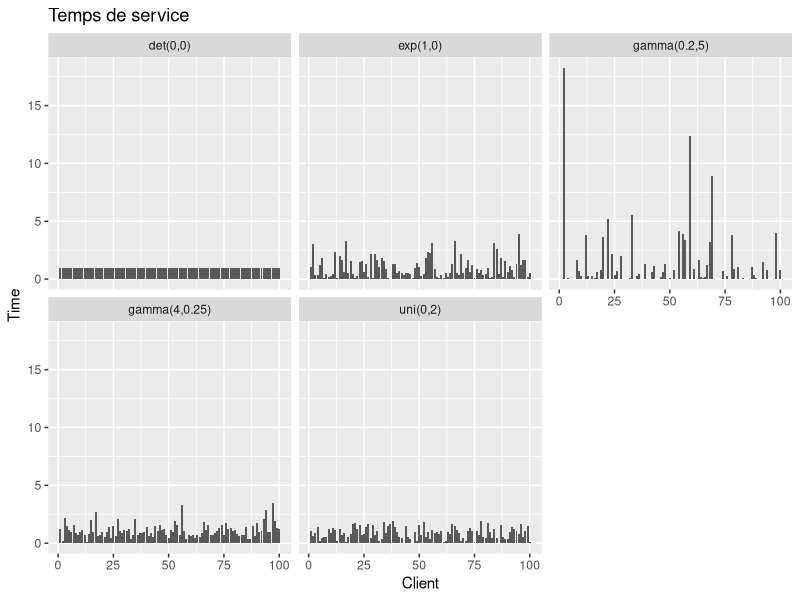
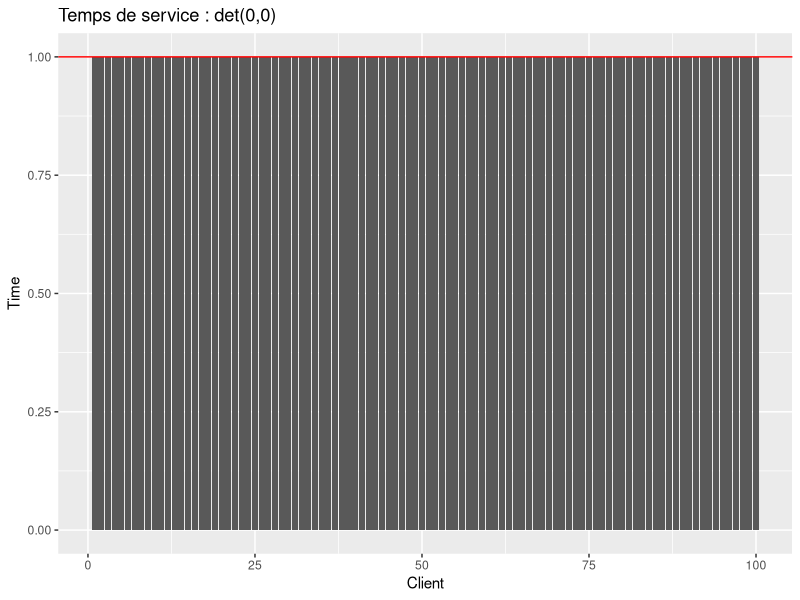
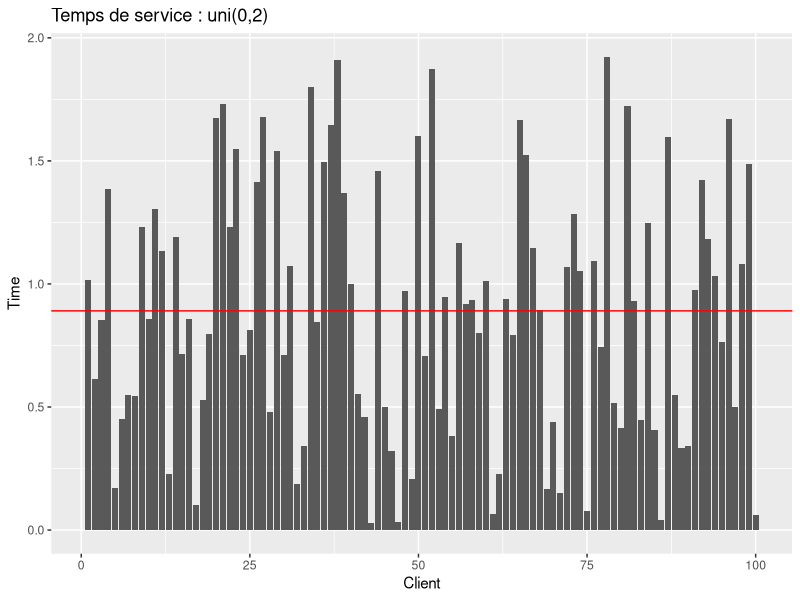
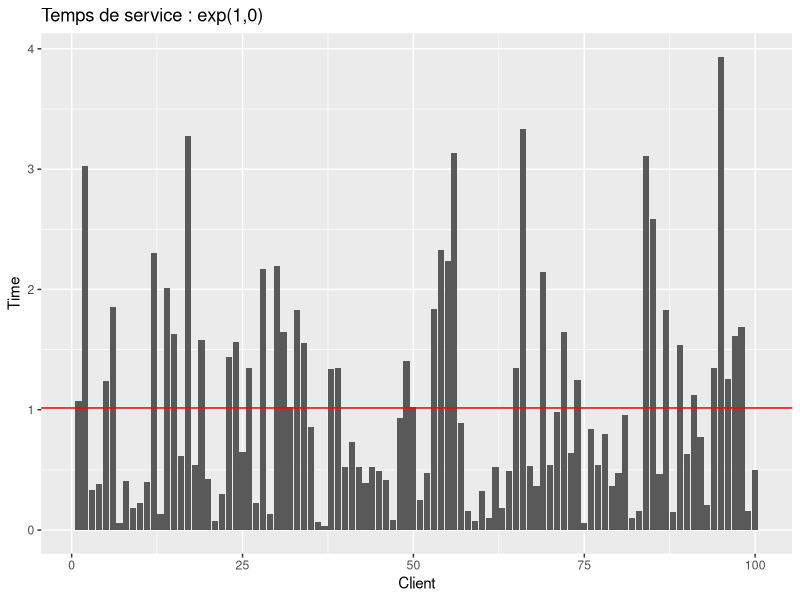
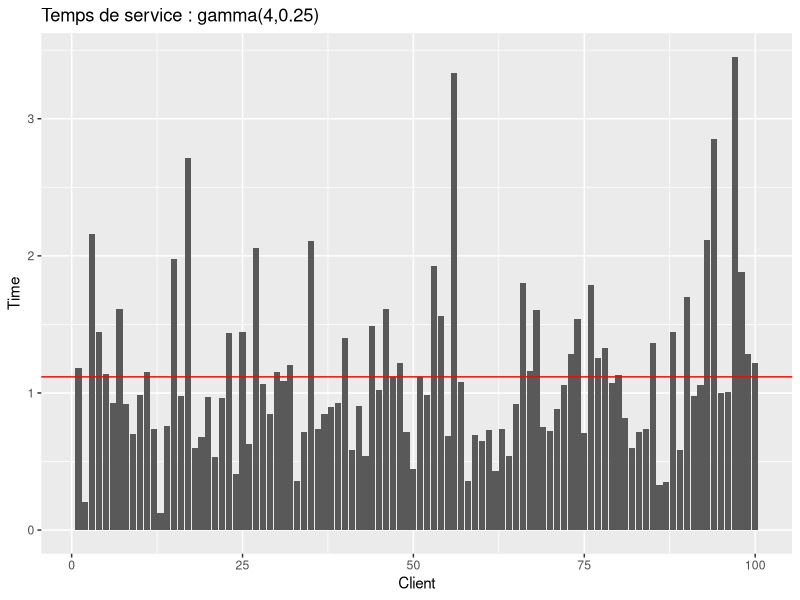
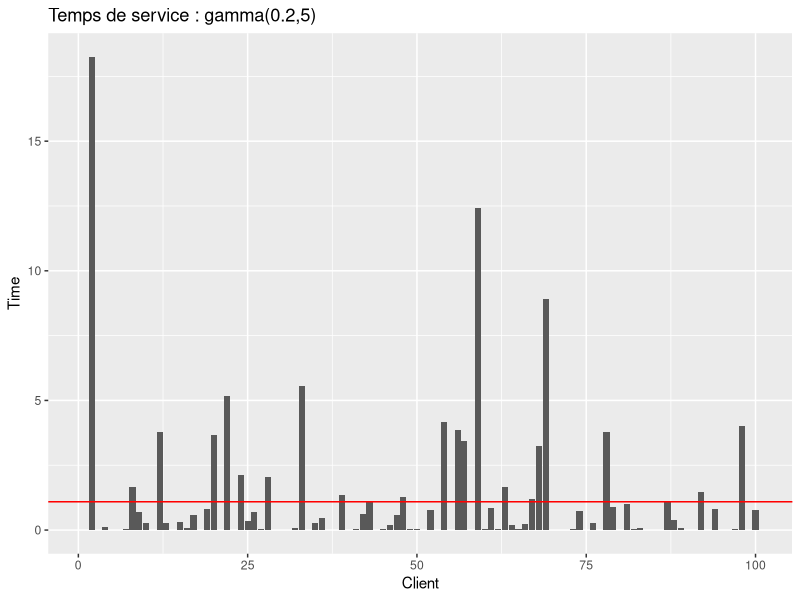
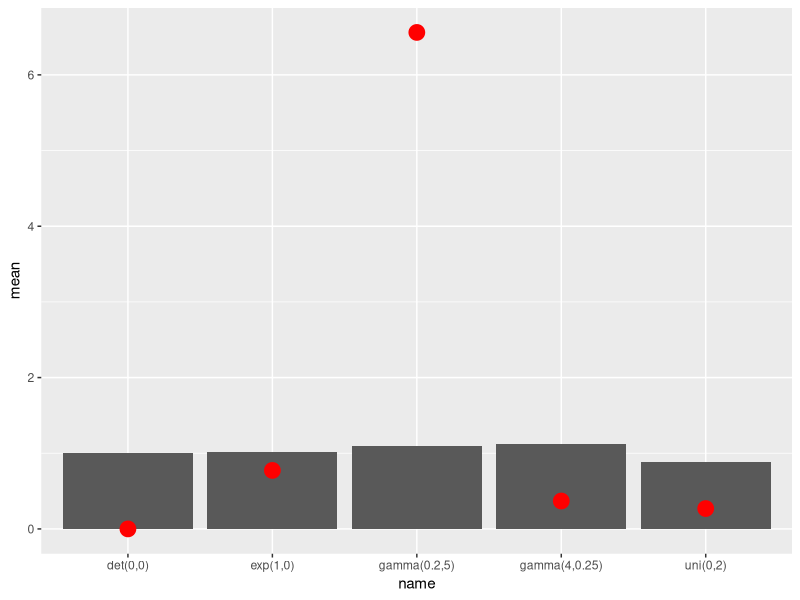
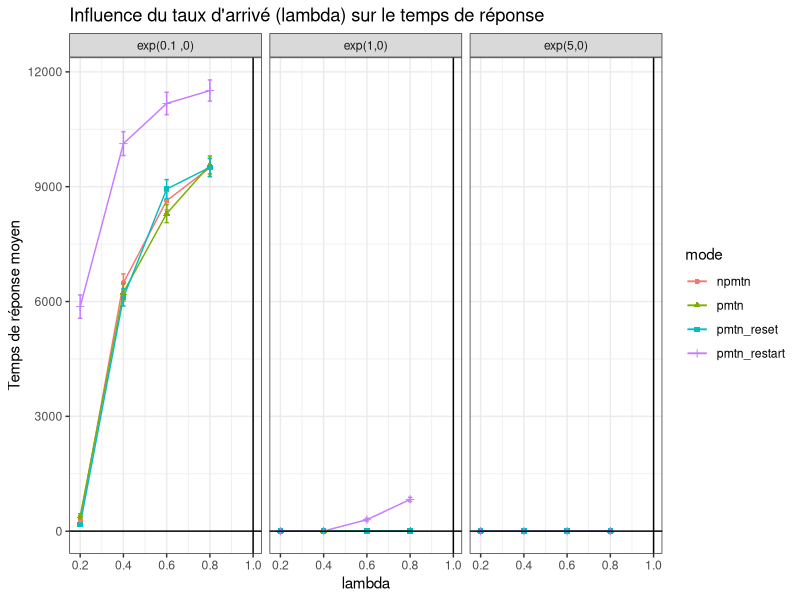

Generate these figures, in order, with R:
## ---- chunk 1
set.seed(10)
library(plyr)
library(ggplot2)

Service <- function(n=1,typeservice,x,y) {
# genere un temps de service
  switch(typeservice,
         det = rep(1,n),
         uni = runif(n,x,y),
         gamma = rgamma(n,shape=x,scale=y),
         exp = rexp(n,x)
         )
}

## ---- chunk 2
set.seed(10)

laws        = data.frame()
laws        = rbind(laws, data.frame(name="det(0,0)", fun="det", x=0, y=0))
laws        = rbind(laws, data.frame(name="uni(0,2)", fun="uni", x=0, y=2))
laws        = rbind(laws, data.frame(name="exp(1,0)", fun="exp", x=1, y=0))
laws        = rbind(laws, data.frame(name="gamma(4,0.25)", fun="gamma", x=4, y=0.25))
laws        = rbind(laws, data.frame(name="gamma(0.2,5)", fun="gamma", x=0.2, y=5))

n = 100
df = data.frame()

for (law in 1:nrow(laws)) {
  tmp = data.frame(value=Service(n, typeservice=as.character(laws[law,]$fun), laws[law,]$x, laws[law,]$y))
  tmp$id  = 1:length(tmp$value)  
  tmp$name = laws[law,]$name
  
  df = rbind(df, tmp)
}

## ---- chunk 3

ggplot(data=df, aes(x=id, y=value)) + 
  geom_bar(data=df,stat="identity", position="identity") + 
  #geom_hline(yintercept = mean(df$value), color="red") +
  facet_wrap(~name) +
  ylab("Time") + xlab("Client") + 
  ggtitle("Temps de service")


## ---- chunk 4

fun = df[df$name=="det(0,0)",]
ggplot(data=fun, aes(x=id, y=value)) + 
  geom_bar(data=fun,stat="identity", position="identity") + 
  geom_hline(yintercept = mean(fun$value), color="red") +
  ylab("Time") + xlab("Client") + 
  ggtitle(paste("Temps de service", as.character(fun[1,]$name), sep=" : "))

## ---- chunk 5

fun = df[df$name=="uni(0,2)",]
ggplot(data=fun, aes(x=id, y=value)) + 
  geom_bar(data=fun,stat="identity", position="identity") + 
  geom_hline(yintercept = mean(fun$value), color="red") +
  ylab("Time") + xlab("Client") + 
  ggtitle(paste("Temps de service", as.character(fun[1,]$name), sep=" : "))
## ---- chunk 6

fun = df[df$name=="exp(1,0)",]
ggplot(data=fun, aes(x=id, y=value)) + 
  geom_bar(data=fun,stat="identity", position="identity") + 
  geom_hline(yintercept = mean(fun$value), color="red") +
  ylab("Time") + xlab("Client") + 
  ggtitle(paste("Temps de service", as.character(fun[1,]$name), sep=" : "))
## ---- chunk 7

fun = df[df$name=="gamma(4,0.25)",]
ggplot(data=fun, aes(x=id, y=value)) + 
  geom_bar(data=fun,stat="identity", position="identity") + 
  geom_hline(yintercept = mean(fun$value), color="red") +
  ylab("Time") + xlab("Client") + 
  ggtitle(paste("Temps de service", as.character(fun[1,]$name), sep=" : "))
## ---- chunk 8

fun = df[df$name=="gamma(0.2,5)",]
ggplot(data=fun, aes(x=id, y=value)) + 
  geom_bar(data=fun,stat="identity", position="identity") + 
  geom_hline(yintercept = mean(fun$value), color="red") +
  ylab("Time") + xlab("Client") + 
  ggtitle(paste("Temps de service", as.character(fun[1,]$name), sep=" : "))

## ---- chunk 9
var(df[df$name=="gamma(4,0.25)",]$value)
mean(df[df$name=="gamma(4,0.25)",]$value)
## ---- chunk 10
var(df[df$name=="gamma(0.2,5)",]$value)
mean(df[df$name=="gamma(0.2,5)",]$value)
## ---- chunk 11
diff = ddply(df, c("name"), summarise, mean = mean(value), variance = var(value))
ggplot(diff, aes(x=name)) + 
  geom_bar(stat="identity", position="identity", aes(y=mean)) +
  geom_point(aes(y=variance), size=5, color="red") +
  geom_line(aes(y=variance))

## ---- chunk 12
FileLIFO <- function(n,lambda,typeservice,x,y,policy) {
    # simulates a M/GI/1 LIFO queue with different preemption policy
    # parameters:
    #    n :  total number of jobs
    #    lambda : arrival rate
    #    typeservice : service law (det uni gamma exp)
    #    x ,y : parameters of the service law
    #    policy: npmtn, pmtn, pmtn_restart, pmtn_reset
    # return value:
    #    vector with response time of each task assuming the queue is initially empty
    
    A <- rexp(n,lambda)         # inter arrival
    t1 <- cumsum(A)             # arrival dates
    t2 <- rep(NA,n)             # completion dates
    S <- Service(n,typeservice,x,y) # initial service times
    
    #### Variables that define the state of the queue
    t = 0               # current time
    remaining = rep(NA,n)  # how much work remains to do for each task
    running = NA        # index of the currently running task
    waiting = c()       # stack with tasks which have arrived and have not been completed yet
    next_arrival = 1    # index of the next task to arrive
    sys_vide = 0        # by curiosity let's count the number of times the system is empty
    sys_interrupted = 0 # by curiosity let's count the number of times the system is interrupted
    used = rep(0, n)    # by curiosity let's count the total of time used by a process (including its restart)
    #interrupted = data.frame()  # by curiosity let's save the preemptions for counting them later
    
    #### A few useful local functions 
    run_task = function() { # runs the last task of the waiting list
      #if there is still a process in the stack to run, we take the last one in
      if(length(waiting)>0) {
        running <<- waiting[length(waiting)] #it unstacks th e last one
        #we update the remaning time : it depends on the policy chosen
        remaining[running] <<- switch(policy,
                                      #the process restart from the beginning
                                      npmtn = S[running],
                                      
                                      #At first loop it takes S[running], but after remaining[running] is returned
                                      pmtn = min(S[running],remaining[running],na.rm=T),
                                      
                                      #the process restart from the beginning
                                      pmtn_restart = S[running],
                                      
                                      #the process restart with a shorter time
                                      pmtn_reset = Service(1,typeservice,x,y)
                                      )
        waiting <<- waiting[-length(waiting)] #renvoie le tableau privé de l'element a la position length(waiting) => le dernier element empilé
      }
    }

    push_task = function() { # insert the next_arrival-th task to the waiting list
                             # and run it if there is preemption
      if(policy != "npmtn") {
        if(!is.na(running)) {
          waiting <<- c(waiting,running) #it stacks the current process, if t==t1[next_arrival]
          #interrupted = rbind(interrupted, data.frame(id=running, when=t, remaining=remaining[running]))
        }
        running <<- NA
      }
      waiting <<- c(waiting,next_arrival)
      next_arrival <<- next_arrival+1 
      if(is.na(running)) { run_task() }
    }

    #### Main simulation loop
    while(TRUE) { 
      #dt is the time we will minus the remaning running process time
      # Look for next event
      dt = NA
      #have we reached the number max of process arrival ?
      if(next_arrival <=n) { dt = min(dt ,(t1[next_arrival]-t), na.rm=T ) } #dt=t1[..]-t it's a bit akward to take the min with dt because NA are deleted. Notice that t1[next_arrival]-t=dt is the next process arrival time - current time. So this is the elapsed time
      
      #is some process running ? if so, we finish executing it if its remainning time is lower than the delta time of the next arrival
      if(!is.na(running))  { dt = min(dt,remaining[running], na.rm=T) }
      
      #we've reached the max of process (no next arrival) and no process is running, we take off
      if(is.na(dt)) { break }
      
      # Update state
      t=t+dt
      if(!is.na(running)) {
        remaining[running] = remaining[running] - dt
        used[running] = used[running] + dt
        if(remaining[running]<=0) {
          t2[running] = t
          running = NA
          
          #it unstacks the last process and it launchs it depending on the policy chosen (resume, restart, restart with lower time), and affect remain[running] to the corresponding time service
          run_task()
        }
      }
      if((next_arrival<=n) & (t==t1[next_arrival])) {
        push_task() #insert the next_arrival-th task to the waiting list and run it if there is preemption
      }
      
    }
    
    #count the number of times the system is empty
    for(i in 2:n) {
      if ( t1[i]>t2[i-1]) {
        sys_vide = sys_vide + 1
      }
    }
    
    list (jobs = data.frame(arrival = t1, completion=t2, service=used, theoricService=S, response=(t2-t1)), 
          sys_vide = sys_vide)
}    

## ---- chunk 13

set.seed(10)
lambda_min  = 0.1
lambda_max  = 0.95
step        = 0.05
lambdas     = c(.2, .4, .6, .8) #seq(lambda_min, lambda_max, step)
n           = 5000
policies    = c("npmtn","pmtn", "pmtn_restart", "pmtn_reset")

laws        = data.frame()
laws        = rbind(laws, data.frame(name="exp(1,0)", fun="exp", x=1, y=0))
laws        = rbind(laws, data.frame(name="exp(5,0)", fun="exp", x=3, y=0))
laws        = rbind(laws, data.frame(name="exp(0.1 ,0)", fun="exp", x=0.2, y=0))

df = data.frame()
for(law in 1:nrow(laws)) {
  for(policy in policies){ 
    for(lambda in lambdas) {
        tmp=FileLIFO(n, lambda, typeservice=as.character(laws[law,]$fun), laws[law,]$x, laws[law,]$y, policy)$jobs
        tmp$mode = policy
        tmp$lambda = lambda
        tmp$id=1:length(tmp$arrival)
        tmp$law = laws[law,]$name
        df = rbind(df, tmp)
    }
  }
}

library(plyr)
res = ddply(df, c("law", "mode", "lambda"), summarize, n = length(response), responseM=mean(response), sd_response=sd(response))

## ---- chunk 14
ggplot(data=res, aes(x = lambda, y = responseM, color = mode, shape = mode)) + 
  geom_line() +
  geom_point() + 
  geom_errorbar(width = 0.02, aes(x = lambda, y = responseM, ymin = responseM - 2 * sd_response/sqrt(n), ymax = responseM + 2 * sd_response/sqrt(n))) + 
  geom_vline(xintercept = 1) +
  geom_hline(yintercept = 1) +
  theme_bw() +
  facet_wrap(~law) +
  xlab("lambda") +
  ylab("Temps de réponse moyen") +
  ggtitle("Influence du taux d'arrivé (lambda) sur le temps de réponse")

## ---- chunk 15

set.seed(10)
lambda_min  = 0.1
lambda_max  = 0.95
lambdas     = c(.2, .4, .6, .8) #seq(lambda_min, lambda_max, step)
step        = 0.05
n           = 10000
x           = 1
y           = 1
policies    = c("npmtn","pmtn", "pmtn_restart", "pmtn_reset")

df = data.frame()
for(policy in policies){ 
  for(lambda in lambdas) {
      route=FileLIFO(n, lambda, typeservice="exp", x, y, policy)
      tmp=route$jobs
      tmp$mode = policy
      tmp$lambda = lambda
      tmp$id=1:length(tmp$arrival)
      tmp$n = n
      tmp$sys_vide = route$sys_vide
      tmp$sys_interrupted=(tmp$n-tmp$sys_vide)
      df = rbind(df, tmp)
  }
}


library(plyr)
res = ddply(df, c("mode", "lambda", "n", "sys_vide", "sys_interrupted"), summarize, serviceM= mean(service), sd_service=sd(service), responseM=mean(response), sd_response=sd(response))

## ---- chunk 16

ggplot(data=res, aes(x = lambda, y = responseM, color = mode, shape = mode)) + 
  geom_line() +
  geom_point() + 
  geom_errorbar(width = 0.02, aes(x = lambda, y = responseM, ymin = responseM - 2 * sd_response/sqrt(n), ymax = responseM + 2 * sd_response/sqrt(n))) + 
  geom_vline(xintercept = 1) +
  geom_hline(yintercept = 1) +
  theme_bw() +
  xlab("lamba") +
  ylab("Temps de réponse moyen") +
  ggtitle("Influence du taux d'arrivé (lambda) sur le temps de réponse")
## ---- chunk 17
#mean = ddply(res, c("lambda"), summarize, sys_int= mean(sys_interrupted))
#geom_smooth(data=mean, (aes(y=sys_int)), method="lm")
res = res[res$mode != "npmtn",] #la maniere dont on compte le nombre de fois que le système est vide, font que les valeurs pour ce mode sont non significatives. En effet dans un diagramme d'exectution toute les requêtes se font à la suite.
ggplot(data=res, aes(x=lambda) )+
  geom_point(aes (y=(sys_interrupted), colour=(sys_interrupted), shape=mode)) +
  geom_smooth(data=res, (aes(y=sys_interrupted)), method="lm")+
  xlab("Lambda") +
  ylab("Le nombre de préemptions") +
  ggtitle("Le nombre de préemptions selon le débit d'inter arrivé (lambda) ")

## ---- chunk 18

set.seed(10)
lambda_min  = 0.1
lambda_max  = 0.95
lambdas     = c(.2, .4, .6, .8) #seq(lambda_min, lambda_max, step)
step        = 0.05
n           = 5000
policies    = c("npmtn","pmtn", "pmtn_restart", "pmtn_reset")

laws        = data.frame()
laws        = rbind(laws, data.frame(name="det(0,0)", fun="det", x=0, y=0))
laws        = rbind(laws, data.frame(name="uni(0,2)", fun="uni", x=0, y=2))
laws        = rbind(laws, data.frame(name="exp(1,0)", fun="exp", x=1, y=0))
laws        = rbind(laws, data.frame(name="gamma(4,0.25)", fun="gamma", x=4, y=0.25))
laws        = rbind(laws, data.frame(name="gamma(O.2,5)", fun="gamma", x=0.2, y=5))

df = data.frame()
for(law in 1:nrow(laws)) {
  for(policy in policies){ 
    for(lambda in lambdas) {
        tmp=FileLIFO(n, lambda, typeservice=as.character(laws[law,]$fun), laws[law,]$x, laws[law,]$y, policy)$jobs
        tmp$mode = policy
        tmp$lambda = lambda
        tmp$id=1:length(tmp$arrival)
        tmp$law = laws[law,]$name
        df = rbind(df, tmp)
    }
  }
}

library(plyr)
res = ddply(df, c("law", "mode", "lambda"), summarize, n = length(response), responseM=mean(response), sd_response=sd(response))

## ---- chunk 19
ggplot(data=res, aes(x = lambda, y = responseM, color = mode, shape = mode)) + 
  geom_line() +
  geom_point() + 
  geom_errorbar(width = 0.02, aes(x = lambda, y = responseM, ymin = responseM - 2 * sd_response/sqrt(n), ymax = responseM + 2 * sd_response/sqrt(n))) + 
  geom_vline(xintercept = 1) +
  geom_hline(yintercept = 1) +
  theme_bw() +
  facet_wrap(~law) +
  xlab("lambda") +
  ylab("Temps de réponse moyen") +
  ggtitle("Influence du taux d'arrivé (lambda) sur le temps de réponse")

## ---- chunk 20
ggplot(data=res, aes(x = lambda, y = responseM, color = mode, shape = mode)) + 
  geom_line() +
  geom_point() + 
  geom_errorbar(width = 0.02, aes(x = lambda, y = responseM, ymin = responseM - 2 * sd_response/sqrt(n), ymax = responseM + 2 * sd_response/sqrt(n))) + 
  geom_vline(xintercept = 1) +
  geom_hline(yintercept = 1) +
  ylim(0,20) + 
  xlim(0, 1) +
  theme_bw() +
  facet_wrap(~law) +
  xlab("lambda") +
  ylab("Temps de réponse moyen") +
  ggtitle("Influence du taux d'arrivé (lambda) sur le temps de réponse")

